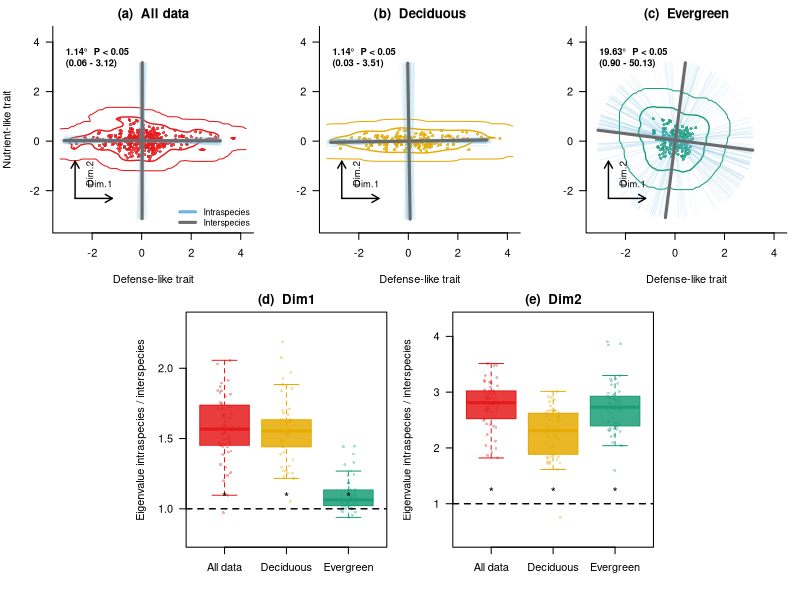

This chart was generated by the following R code:
## ---- chunk 1
set.seed(123)

sim_group <- function(
  group,
  n_species = 40,
  n_ind = 5,
  sp_sd_x,
  sp_sd_y,
  ind_sd_x,
  ind_sd_y
) {
  out <- list()

  for (i in seq_len(n_species)) {
    sp <- paste0(group, "_sp", i)

    # 種平均
    sp_mean_x <- rnorm(1, mean = 0, sd = sp_sd_x)
    sp_mean_y <- rnorm(1, mean = 0, sd = sp_sd_y)

    # 個体値
    x <- sp_mean_x + rnorm(n_ind, mean = 0, sd = ind_sd_x)
    y <- sp_mean_y + rnorm(n_ind, mean = 0, sd = ind_sd_y)

    out[[i]] <- data.frame(
      group = group,
      species = sp,
      individual = seq_len(n_ind),
      x = x,
      y = y
    )
  }

  do.call(rbind, out)
}

# 落葉樹っぽい：個体差は大きいが、主にx方向
dat_D <- sim_group(
  group = "D",
  n_species = 40,
  n_ind = 5,
  sp_sd_x = 1.0,
  sp_sd_y = 0.15,
  ind_sd_x = 0.8,
  ind_sd_y = 0.15
)

# 常緑樹っぽい：全体のばらつきは小さめだが、個体差がy方向に効く
dat_E <- sim_group(
  group = "E",
  n_species = 40,
  n_ind = 5,
  sp_sd_x = 0.45,
  sp_sd_y = 0.05,
  ind_sd_x = 0.08,
  ind_sd_y = 0.35
)

dat <- rbind(dat_D, dat_E)
## ---- chunk 2
tapply(seq_len(nrow(dat)), dat$group, function(i) {
  cor(dat$x[i], dat$y[i])
})
## ---- chunk 3
principal_axis <- function(x, y) {
  X <- cbind(x, y)
  S <- cov(X)
  eg <- eigen(S)

  vectors <- eg$vectors

  # 表示を安定させるため、x方向が正になるようにそろえる
  for (j in seq_len(ncol(vectors))) {
    if (vectors[1, j] < 0) {
      vectors[, j] <- -vectors[, j]
    }
  }

  v1 <- vectors[, 1]

  list(
    covariance = S,
    eigenvalues = eg$values,
    vectors = vectors,
    first_vector = v1,
    first_eigenvalue = eg$values[1],
    center = colMeans(X),
    angle_from_x = atan2(v1[2], v1[1]) * 180 / pi
  )
}

angle_between_axes <- function(v1, v2) {
  cos_angle <- abs(sum(v1 * v2) / sqrt(sum(v1^2) * sum(v2^2)))
  acos(cos_angle) * 180 / pi
}
## ---- chunk 4
species_med <- aggregate(
  cbind(x, y) ~ group + species,
  data = dat,
  FUN = median
)
head(species_med)
## ---- chunk 5
pa_inter_D <- with(
  subset(species_med, group == "D"),
  principal_axis(x, y)
)

pa_inter_E <- with(
  subset(species_med, group == "E"),
  principal_axis(x, y)
)

pa_inter_D$angle_from_x
pa_inter_E$angle_from_x
## ---- chunk 6
sample_one_per_species <- function(d) {
  sp_list <- split(d, d$species)

  sampled <- lapply(sp_list, function(z) {
    z[sample(seq_len(nrow(z)), 1), ]
  })

  do.call(rbind, sampled)
}
## ---- chunk 7
run_resampling <- function(dat_group, species_med_group, n_iter = 50) {
  pa_inter <- principal_axis(
    species_med_group$x,
    species_med_group$y
  )

  angles <- numeric(n_iter)
  eig_ratio_dim1 <- numeric(n_iter)
  eig_ratio_dim2 <- numeric(n_iter)
  axes <- vector("list", n_iter)
  samples <- vector("list", n_iter)

  for (i in seq_len(n_iter)) {
    sampled <- sample_one_per_species(dat_group)

    pa_intra <- principal_axis(
      sampled$x,
      sampled$y
    )

    angles[i] <- angle_between_axes(
      pa_inter$first_vector,
      pa_intra$first_vector
    )

    eig_ratio_dim1[i] <- pa_intra$eigenvalues[1] /
      pa_inter$eigenvalues[1]

    eig_ratio_dim2[i] <- pa_intra$eigenvalues[2] /
      pa_inter$eigenvalues[2]

    axes[[i]] <- pa_intra
    samples[[i]] <- sampled
  }

  list(
    pa_inter = pa_inter,
    angles = angles,
    eig_ratio = eig_ratio_dim1,
    eig_ratio_dim1 = eig_ratio_dim1,
    eig_ratio_dim2 = eig_ratio_dim2,
    axes = axes,
    samples = samples
  )
}

res_all <- run_resampling(
  dat_group = dat,
  species_med_group = species_med,
  n_iter = 50
)

res_D <- run_resampling(
  dat_group = subset(dat, group == "D"),
  species_med_group = subset(species_med, group == "D"),
  n_iter = 50
)

res_E <- run_resampling(
  dat_group = subset(dat, group == "E"),
  species_med_group = subset(species_med, group == "E"),
  n_iter = 50
)
## ---- chunk 8
summary(res_all$angles)
summary(res_D$angles)
summary(res_E$angles)

summary(res_all$eig_ratio_dim1)
summary(res_D$eig_ratio_dim1)
summary(res_E$eig_ratio_dim1)

summary(res_all$eig_ratio_dim2)
summary(res_D$eig_ratio_dim2)
summary(res_E$eig_ratio_dim2)
## ---- chunk 9
#| fig-width: 11
#| fig-height: 8
cols <- c(
  all = "#e41a1c",
  D = "#e6ab02",
  E = "#1b9e77",
  intra = "#6bb7de",
  inter = "#6b6b6b"
)

draw_axis <- function(pa, dim = 1, len = 2, col = "black", lwd = 3, lty = 1) {
  c0 <- pa$center
  v <- pa$vectors[, dim]

  segments(
    x0 = c0[1] - len * v[1],
    y0 = c0[2] - len * v[2],
    x1 = c0[1] + len * v[1],
    y1 = c0[2] + len * v[2],
    col = col,
    lwd = lwd,
    lty = lty
  )
}

draw_density <- function(x, y, col, xlim, ylim) {
  if (!requireNamespace("MASS", quietly = TRUE)) {
    return(invisible(NULL))
  }

  dens <- MASS::kde2d(x, y, n = 80, lims = c(xlim, ylim))
  z <- as.vector(dens$z)
  z <- z[z > 0]

  contour(
    dens,
    add = TRUE,
    levels = quantile(z, probs = c(0.75, 0.9), names = FALSE),
    drawlabels = FALSE,
    col = col,
    lwd = c(1, 1.4)
  )
}

draw_dim_arrows <- function(xlim, ylim) {
  x0 <- xlim[1] + 0.08 * diff(xlim)
  y0 <- ylim[1] + 0.13 * diff(ylim)
  x1 <- x0 + 0.20 * diff(xlim)
  y1 <- y0 + 0.20 * diff(ylim)

  arrows(x0, y0, x1, y0, length = 0.08, lwd = 1.4)
  arrows(x0, y0, x0, y1, length = 0.08, lwd = 1.4)
  text(x1, y0 + 0.06 * diff(ylim), "Dim.1", cex = 0.85, adj = c(1, 0))
  text(x0 + 0.06 * diff(xlim), y1, "Dim.2", cex = 0.85, srt = 90, adj = c(1, 1))
}

angle_label <- function(angles) {
  ci <- quantile(angles, probs = c(0.025, 0.975), names = FALSE)
  p_text <- if (ci[1] > 0) "P < 0.05" else "n.s."

  sprintf(
    "%.2f°  %s\n(%.2f - %.2f)",
    mean(angles),
    p_text,
    ci[1],
    ci[2]
  )
}

plot_trait_panel <- function(
  dat_group,
  res,
  main,
  panel,
  col,
  xlim,
  ylim,
  show_y_label = FALSE,
  show_legend = FALSE
) {
  plot(
    dat_group$x,
    dat_group$y,
    pch = 16,
    cex = 0.65,
    col = adjustcolor(col, alpha.f = 0.8),
    xlim = xlim,
    ylim = ylim,
    asp = 1,
    xlab = "Defense-like trait",
    ylab = if (show_y_label) "Nutrient-like trait" else "",
    main = paste0("(", panel, ")  ", main),
    bty = "l",
    las = 1
  )

  draw_density(
    dat_group$x,
    dat_group$y,
    col = col,
    xlim = xlim,
    ylim = ylim
  )

  axis_len <- 0.42 * min(diff(xlim), diff(ylim))

  for (pa in res$axes) {
    draw_axis(
      pa,
      dim = 1,
      len = axis_len,
      col = adjustcolor(cols["intra"], alpha.f = 0.16),
      lwd = 1
    )
    draw_axis(
      pa,
      dim = 2,
      len = axis_len,
      col = adjustcolor(cols["intra"], alpha.f = 0.08),
      lwd = 1
    )
  }

  draw_axis(res$pa_inter, dim = 1, len = axis_len, col = cols["inter"], lwd = 3)
  draw_axis(res$pa_inter, dim = 2, len = axis_len, col = cols["inter"], lwd = 3)
  draw_dim_arrows(xlim, ylim)

  text(
    xlim[1] + 0.03 * diff(xlim),
    ylim[2] - 0.06 * diff(ylim),
    angle_label(res$angles),
    adj = c(0, 1),
    cex = 0.85,
    font = 2
  )

  if (show_legend) {
    legend(
      "bottomright",
      legend = c("Intraspecies", "Interspecies"),
      col = c(cols["intra"], cols["inter"]),
      lwd = c(3, 3),
      bty = "n",
      cex = 0.8
    )
  }
}

plot_ratio_panel <- function(values, panel, main, colors, ylim = NULL) {
  if (is.null(ylim)) {
    ylim <- range(c(unlist(values), 1))
    ylim <- ylim + c(-0.12, 0.12) * diff(ylim)
  }

  boxplot(
    values,
    names = c("All data", "Deciduous", "Evergreen"),
    col = adjustcolor(colors, alpha.f = 0.85),
    border = colors,
    outline = FALSE,
    ylim = ylim,
    ylab = "Eigenvalue intraspecies / interspecies",
    main = paste0("(", panel, ")  ", main),
    las = 1
  )

  for (i in seq_along(values)) {
    stripchart(
      values[[i]],
      at = i,
      vertical = TRUE,
      method = "jitter",
      jitter = 0.12,
      pch = 16,
      cex = 0.6,
      col = adjustcolor(colors[i], alpha.f = 0.35),
      add = TRUE
    )
  }

  abline(h = 1, lty = 2, lwd = 1.4)
  text(seq_along(values), rep(1, length(values)), "*", pos = 3, cex = 1.2)
}

plot_cols <- c(cols["all"], cols["D"], cols["E"])
lim <- range(c(dat$x, dat$y))
lim <- lim + c(-0.08, 0.08) * diff(lim)

old_par <- par(no.readonly = TRUE)

layout(
  matrix(
    c(1, 1, 2, 2, 3, 3, 0, 4, 4, 5, 5, 0),
    nrow = 2,
    byrow = TRUE
  ),
  heights = c(1, 1.1)
)

par(mar = c(4, 4, 2, 1), oma = c(0, 0, 0, 0))

plot_trait_panel(
  dat,
  res_all,
  "All data",
  "a",
  cols["all"],
  lim,
  lim,
  TRUE,
  TRUE
)
plot_trait_panel(
  subset(dat, group == "D"),
  res_D,
  "Deciduous",
  "b",
  cols["D"],
  lim,
  lim
)
plot_trait_panel(
  subset(dat, group == "E"),
  res_E,
  "Evergreen",
  "c",
  cols["E"],
  lim,
  lim
)

plot_ratio_panel(
  list(res_all$eig_ratio_dim1, res_D$eig_ratio_dim1, res_E$eig_ratio_dim1),
  "d",
  "Dim1",
  plot_cols
)

plot_ratio_panel(
  list(res_all$eig_ratio_dim2, res_D$eig_ratio_dim2, res_E$eig_ratio_dim2),
  "e",
  "Dim2",
  plot_cols
)

par(old_par)
